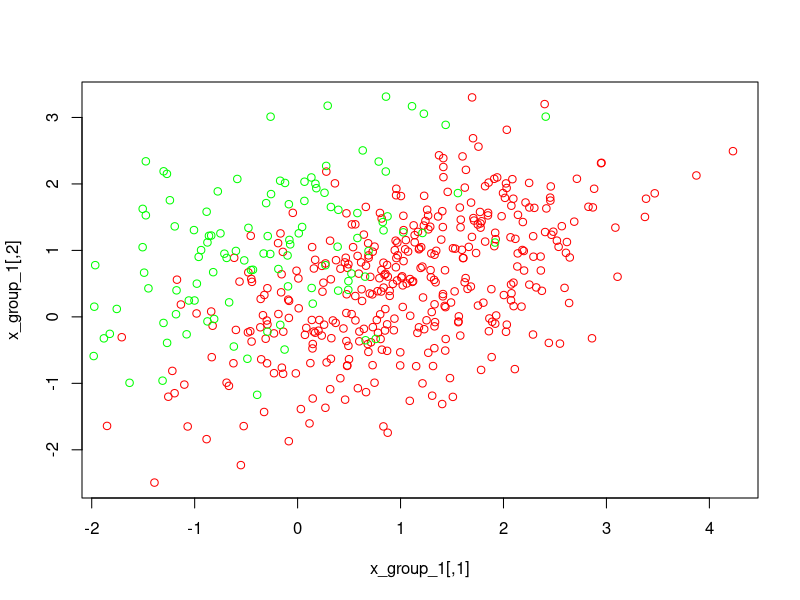
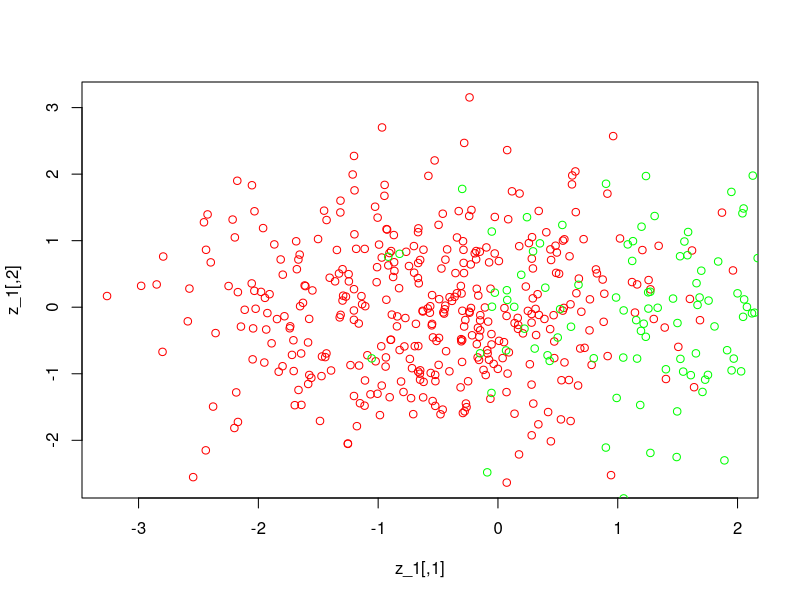
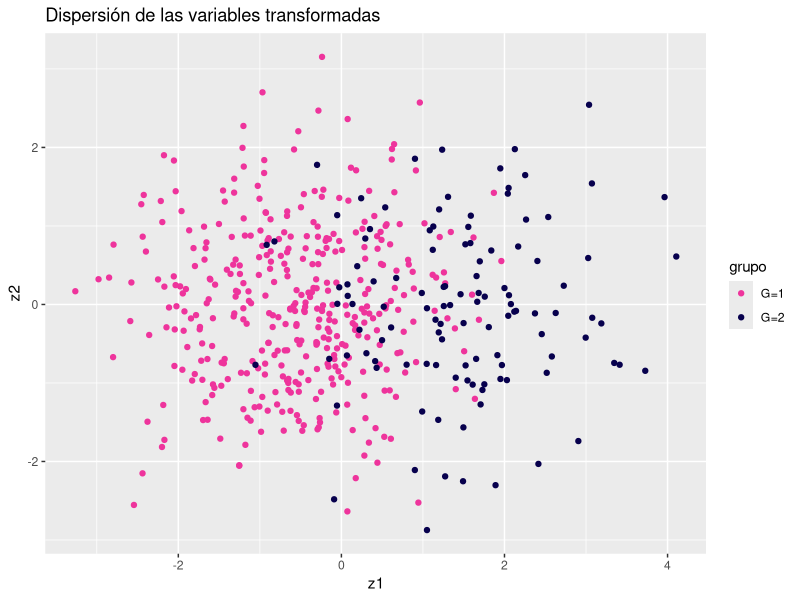
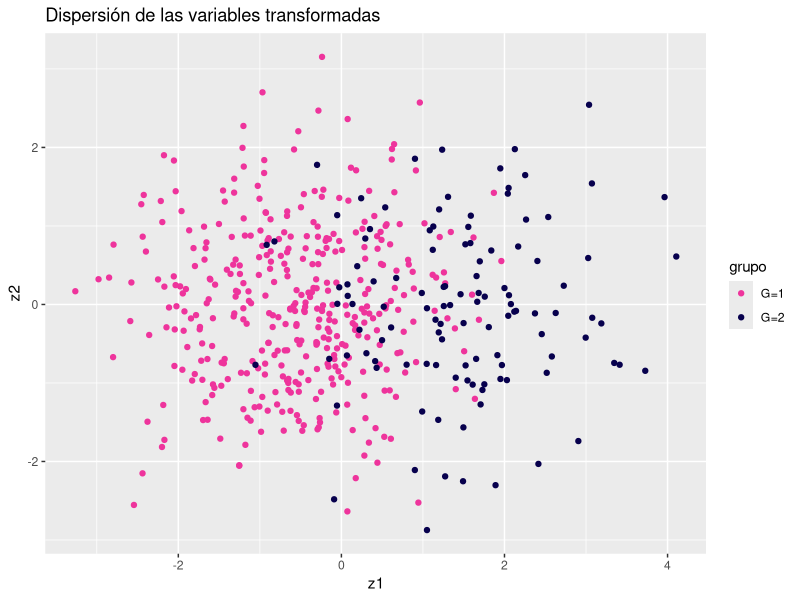

The R source for these figures, in order:
#Ejercicio 9)
# Vamos a hacer las cuentas en R para comprobar las propiedades que sugiere
#el ejercicio teórico

library(expm)

#Definimos las matrices, vectores y magnitudes del problema
sigma_w = matrix(c(1,1/2,1/2,1),ncol = 2, nrow = 2)

mu_1 = c(1,1/2)
mu_2 = c(-1/2,1)

pi_1 = 3/4
pi_2 = 1/4

mu_x = pi_1*mu_1 + pi_2*mu_2

sigma_b = pi_1*((mu_1 - mu_x) %*% t(mu_1 - mu_x)) + pi_2*((mu_2 - mu_x) %*% t(mu_2 - mu_x))

#definimos como la matriz C triangular tal que t(C) %*% C recupere sigma_w:
library(MASS)
C = sqrtm(sigma_w)

#compruebo:
t(C) %*% C
#me da igual que sigma_w!

#calculo los autovalores y autovectores de B C^(-1) simga_b C que me define la
#magnitud F que quiero maximizar y adopta los valores maximos en sus autovectores:
B = t(solve(C)) %*% sigma_b %*% solve(C)

#calculo ave y ava:
b = eigen(B)

#a continuación defino la matriz A que esta compuesta por los alpha definidos 
#como C^(-1)*beta_j con beta_j autovector de B:
A_aux = b$vectors
b$values

A = solve(C) %*% A_aux 
A

#calculo las cordenadas de los centroides según definicion:
#centroides
v_1 = t(A)%*%mu_1
v_2 = t(A)%*%mu_2

#la ditancia euclidea entre los centroides transformados al espacio de coordenadas
#discriminantes está dado por la norma 2 euclidea:

#distancia euclidea
norm(v_1 - v_2, "2")

#comparo esta magnitud con la distancia de los centroides en el espacio
#original pero calculada con la métrica definida por las covarianzas
#de las variables aleatorias originales:

#distancia mahalanobis
sqrt(t(mu_1-mu_2)%*%solve(sigma_w)%*%(mu_1 - mu_2))

#me da exactamente lo mismo!!

t(A)%*%sigma_b%*%A

t(A)%*%sigma_w%*%A

t(A)%*%(sigma_w+sigma_b)%*%A


#realizo las simulaciones para probar la version estimada de lo hecho arriba:
## simulación:

library(MASS)

n_1 = rbinom(1,500,3/4)
n_2 = 500 - n_1
x_group_1 = mvrnorm(n_1, mu = mu_1, Sigma = sigma_w)
x_group_2 = mvrnorm(n_2, mu = mu_2, Sigma = sigma_w)
plot(x_group_1, col = 'red')
points(x_group_2, col = 'green')


x_1_cent = sweep(x_group_1,2,mu_x)
x_2_cent = sweep(x_group_2,2,mu_x)
z_1 =t( t(A)%*%t(x_1_cent)) #el quilombo de transpuestas es culpa de R

z_2 =t( t(A)%*%t(x_2_cent)) #el quilombo de transpuestas es culpa de R

plot(z_1, col = 'red')
points(z_2, col = 'green')
#se observa que la varianza esta "alineada" horizontalmente. Esto ocurre porque
#el segundo autovalor es 0, indicándonos que toda la varianza se explica a partir
#de la primer coordenada discriminante

data <- rbind(z_1, z_2)
zz <- data.frame(x=data[,1], y=data[,2], grupo=rep(c("G=1", "G=2"), c(nrow(z_1), nrow(z_2))))

library(ggplot2)
scatter_plot<-ggplot(zz, aes(x = x, y = y, color = grupo)) +
  geom_point() +
  labs(x = "z1", y = "z2", title = "Dispersión de las variables transformadas") +
  scale_color_manual(values = c("G=1" = "#EE349c", "G=2" = "#07004D"))
scatter_plot
ggsave("scatter_plot_trans.pdf", plot = scatter_plot, width = 8, height = 3)
